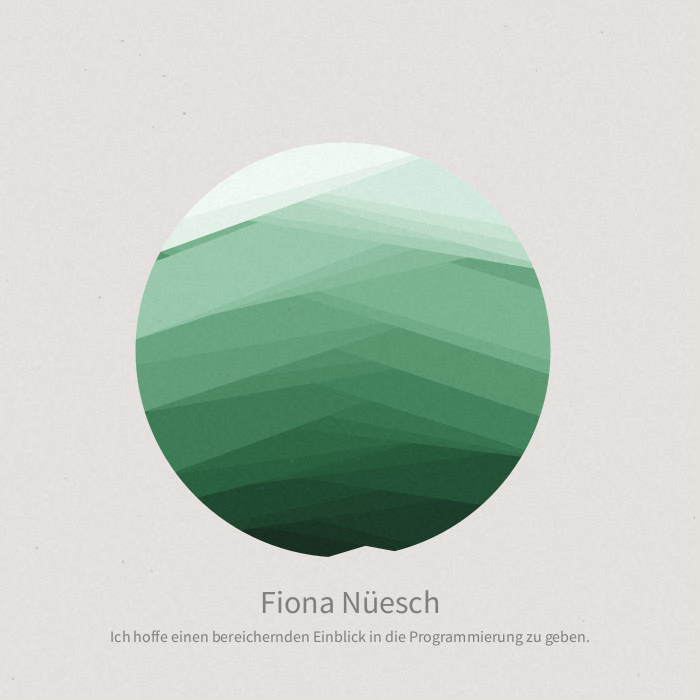
Frame 1 (no input)
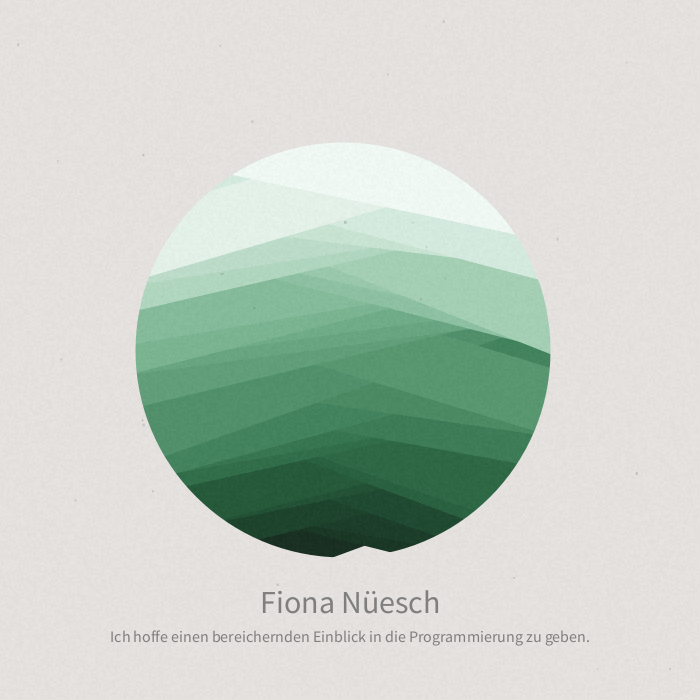
Frame 2 (the mouse pressed at the canvas centre, redrawn once)

The Processing sketch that drew these frames (run headless with seeded random() and noise(); the mouse was pressed at the canvas centre and the sketch redrawn once):

// Processing sketch: A2_Begruessung
// ── A2_Begruessung.pde
//////////////////////////////////////////////////////////////////////////
//                                                                      //
// Based on:                                                            //
//    #37 Son of Ra                                                     //
//    http://geometrydaily.tumblr.com/image/17155048079                 //
//    -~=Manoylov AC=~-                                                 //
// Contacts:                                                            //
//    http://manoylov.tumblr.com/                                       //
//    https://codepen.io/Manoylov/                                      //
//    https://www.openprocessing.org/user/23616/                        //
//    https://www.facebook.com/epistolariy                              //
//                                                                      //
//////////////////////////////////////////////////////////////////////////
//                                                                      //
// Controls                                                             //
//    mouse                                                             //
//       click: redraw                                                  //
//                                                                      //
//////////////////////////////////////////////////////////////////////////

//////////////////////////////////////////////////////////////////////////
//                                                                      //
// Aneleitung                                                           //
//    Geben Sie bei den Variablen die gekennzeichnet sind mit           //
//    ZUM EINGEBEN Ihre Daten an. Verwenden Sie für den geplanten       //
//    Studiengang und das Geschlecht die Variablen Namen der            //
//    vordefinierten Variablen.                                         //
//                                                                      //
//////////////////////////////////////////////////////////////////////////

// ************** vordefinierte Variablen für Studiengang und Geschlecht **********
// STUDIENGÄNGE
float EIT = 10;
float Informatik = 20;
float iCompetence = 40;
float EUT = 50;
float Wing = 70;
float Systemtechnik = 80;
float Anderer = 90;
// GESCHLECHT
float w = 100;
float m = 95;
float o = 90;


// **************** ZUM EINGEBEN ***************
String name = "Fiona Nüesch";
String whyHere = "Ich hoffe einen bereichernden Einblick in die Programmierung zu geben."; // Weshalb sind sie hier? Bzw. weshalb haben sie sich für ihr Studienfach entschieden?
float age = 28;
int knowledge = 30;                  // Vorkentnisse 5 - 15 -> 5 (gar keine), 10 (schon mal etwas gehört), 15 (etwas Grundlagewissen. Ich wusste schon was Variablen sind und habe schon etwas von Schleifen gehört)

float studySubject = iCompetence;   // Voraussichtlicher Studiengang (oben definiert)
float gender = w;
// ************************************************



// *********** NOCH NICHT INTERESSANT ************
float B = 10;
float iter = knowledge;
float H = studySubject;
float S = gender;
int sz = 700;
float diam = sz/(1f/(age*0.05)+1.2);
float step = diam/iter;
int wdt = 65;
int [] ch = { -1, 1 };
float start;

void setup() {
  size(700, 700);
  colorMode(HSB, 100, 100, 100);
  noLoop();
  rectMode(CENTER);
  noStroke();
}

void draw() {
  background(10, 3, 90);
  start = diam + diam/2; 

  for (int i = 0; i<iter; ++i) {
    pushMatrix();
    translate(width/2, start-wdt/2);
    rotate(radians(random(7, 22)* ch[(int)random(ch.length)]));
    fill (H, S-i*(100/iter), B+i*((100-8)/iter));
    rect(0, 0, sz, wdt);
    start-= step - random(-step/2, step/2);
    popMatrix();
  }

  stroke(10, 3, 90);
  noFill();
  strokeWeight(300);
  ellipse(width/2-7, height/2, (diam+sz/2), (diam+sz/2));

  paper(30);  // normal value
  
  textSize(32);
  fill(0, 0, 50);
  textAlign(CENTER);
  text(name, width/2, height-height/8);
  textSize(16);
  text(whyHere, width/2, height-height/12);
}

void mousePressed() {
  redraw();
}


void paper(int in_val) {
  noStroke();
  for (int i = 0; i<width-1; i+=2) {
    for (int j = 0; j<height-1; j+=2) {
      fill(random(85-10, 85+10), in_val);
      rect(i, j, 2, 2);
    }
  }

  for (int i = 0; i<30; i++) {
    fill(random(40, 60), random(in_val*2.5, in_val*3));
    rect(random(0, width-2), random(0, height-2), random(1, 3), random(1, 3));
  }
}
